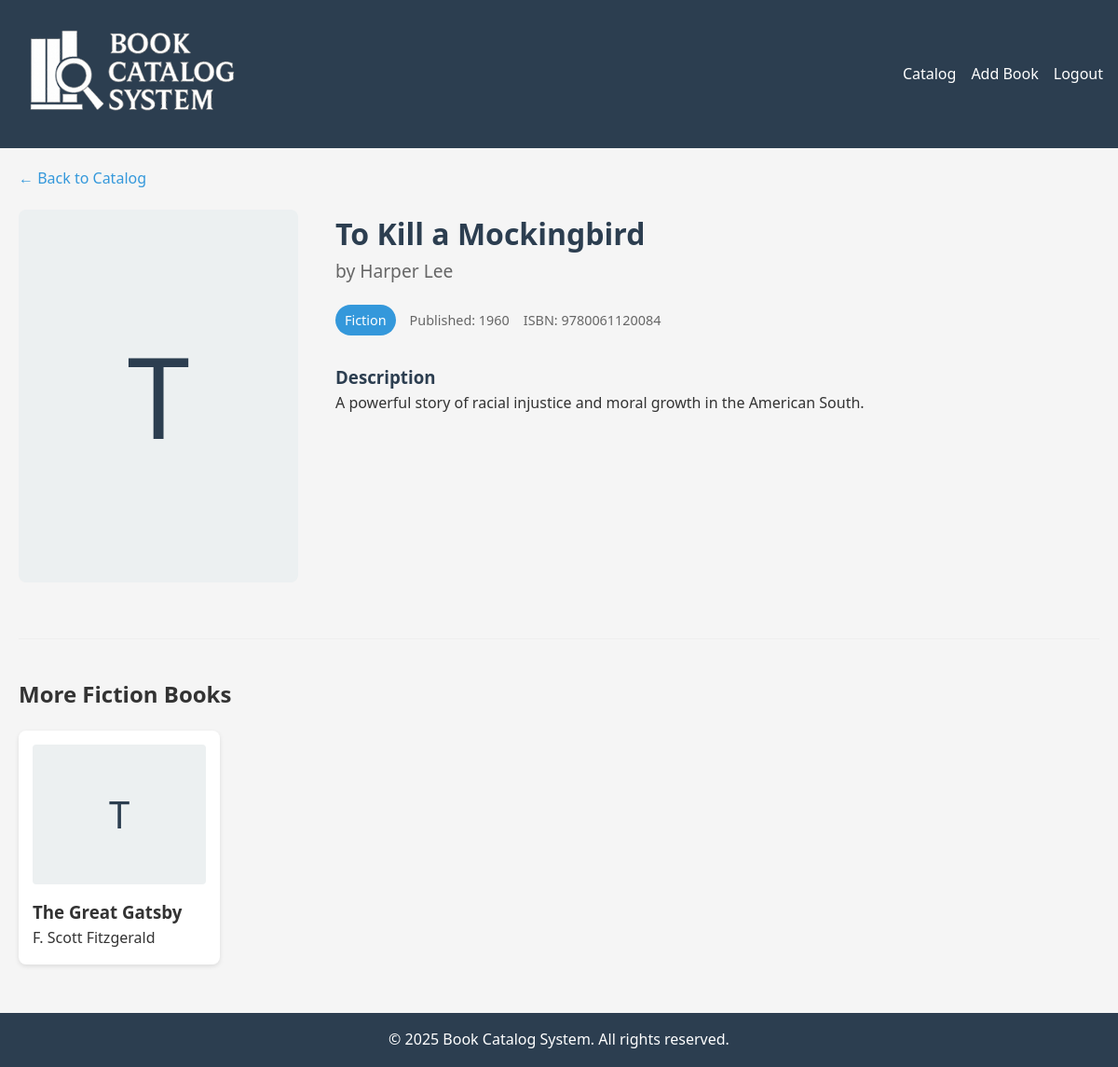
Screenshot of /pages/view_book.php?id=2 (signed in) with the database file from the repository.
### tables this page shows
CREATE TABLE `books` (
  `book_id` int(11) NOT NULL,
  `title` varchar(255) NOT NULL,
  `author` varchar(255) NOT NULL,
  `isbn` varchar(20) DEFAULT NULL,
  `publication_year` int(11) DEFAULT NULL,
  `genre` varchar(100) DEFAULT NULL,
  `description` text DEFAULT NULL,
  `added_by` int(11) DEFAULT NULL
);

### pages/view_book.php (the view, shortened to what this page needs)
<?php
require_once __DIR__ . '/../server/db_connect.php';
$bookId = $_GET['id'] ?? null;
try {
    $stmt = $pdo->prepare("SELECT * FROM books WHERE book_id = ?");
    $stmt->execute([$bookId]);
    $book = $stmt->fetch(PDO::FETCH_ASSOC);
    $relatedStmt = $pdo->prepare("
        SELECT * FROM books
        WHERE genre = ? AND book_id != ?
        ORDER BY RAND() LIMIT 3
    ");
    $relatedStmt->execute([$book['genre'], $bookId]);
    $relatedBooks = $relatedStmt->fetchAll(PDO::FETCH_ASSOC);
} catch (PDOException $e) {
    die("Database error: " . $e->getMessage());
}
include __DIR__ . '/../includes/header.php';
?>
<div class="book-detail-container">
    <a href="catalog.php" class="back-link">← Back to Catalog</a>
    <div class="book-main">
        <div class="book-cover">
            <div class="cover-placeholder">
                <?= substr($book['title'], 0, 1) ?>
            </div>
        </div>
        <div class="book-info">
            <h1><?= htmlspecialchars($book['title']) ?></h1>
            <p class="book-author">by <?= htmlspecialchars($book['author']) ?></p>
            <div class="book-meta">
                <?php if (!empty($book['genre'])): ?>
                    <span class="genre-badge"><?= htmlspecialchars($book['genre']) ?></span>
                <?php endif; ?>
                <?php if (!empty($book['publication_year'])): ?>
                    <span class="year">Published: <?= htmlspecialchars($book['publication_year']) ?></span>
                <?php endif; ?>
                <?php if (!empty($book['isbn'])): ?>
                    <span class="isbn">ISBN: <?= htmlspecialchars($book['isbn']) ?></span>
                <?php endif; ?>
            </div>
            <?php if (!empty($book['description'])): ?>
                <div class="book-description">
                    <h3>Description</h3>
                    <p><?= nl2br(htmlspecialchars($book['description'])) ?></p>
                </div>
            <?php endif; ?>
        </div>
    </div>
    <?php if (!empty($relatedBooks)): ?>
        <div class="related-books">
            <h2>More <?= htmlspecialchars($book['genre']) ?> Books</h2>
            <div class="related-list">
                <?php foreach ($relatedBooks as $related): ?>
                    <div class="related-book">
                        <a href="view_book.php?id=<?= $related['book_id'] ?>">
                            <div class="related-cover">
                                <?= substr($related['title'], 0, 1) ?>
                            </div>
                            <h3><?= htmlspecialchars($related['title']) ?></h3>
                            <p><?= htmlspecialchars($related['author']) ?></p>
                        </a>
                    </div>
                <?php endforeach; ?>
            </div>
        </div>
    <?php endif; ?>
</div>
<?php include __DIR__ . '/../includes/footer.php'; ?>

### css/styles.css (style rules this page uses)
:root { --primary-color: #3498db; --secondary-color: #2980b9; --accent-color: #e74c3c; --light-color: #ecf0f1; --dark-color: #2c3e50; --success-color: #2ecc71; --warning-color: #f39c12; --error-color: #e74c3c; }
* { margin: 0; padding: 0; box-sizing: border-box; font-family: 'Segoe UI', Tahoma, Geneva, Verdana, sans-serif; }
body { background-color: #f5f5f5; color: #333; line-height: 1.6; }
a { text-decoration: none; color: var(--primary-color); }
.book-detail-container { max-width: 1200px; margin: 0 auto; padding: 20px; }
.back-link { display: inline-block; margin-bottom: 20px; color: var(--primary-color); text-decoration: none; font-size: 1rem; }
.book-main { display: flex; gap: 40px; margin-bottom: 40px; }
.book-cover { flex: 0 0 300px; }
.cover-placeholder { width: 100%; height: 400px; background: var(--light-color); display: flex; align-items: center; justify-content: center; font-size: 120px; color: var(--dark-color); border-radius: 8px; }
.book-info { flex: 1; }
.book-info h1 { margin-top: 0; color: var(--dark-color); }
.book-author { font-size: 1.2rem; color: #666; margin-bottom: 20px; }
.book-meta { display: flex; gap: 15px; flex-wrap: wrap; margin-bottom: 30px; }
.genre-badge { background: var(--primary-color); color: white; padding: 5px 10px; border-radius: 20px; font-size: 0.9rem; }
.year, .isbn { color: #666; font-size: 0.9rem; display: flex; align-items: center; }
.book-description { margin-top: 30px; }
.book-description h3 { margin-top: 0; color: var(--dark-color); }
.related-books { margin-top: 60px; border-top: 1px solid #eee; padding-top: 40px; }
.related-books h2 { margin-top: 0; }
.related-list { display: grid; grid-template-columns: repeat(auto-fill, minmax(200px, 1fr)); gap: 20px; margin-top: 20px; }
.related-book { background: white; padding: 15px; border-radius: 8px; box-shadow: 0 2px 5px rgba(0,0,0,0.1); transition: transform 0.3s; }
.related-book a { text-decoration: none; color: inherit; }
.related-cover { width: 100%; height: 150px; background: var(--light-color); display: flex; align-items: center; justify-content: center; font-size: 40px; color: var(--dark-color); margin-bottom: 15px; border-radius: 4px; }

### rows the page displays
books: title "T", title "To Kill a Mockingbird", author "Harper Lee", genre "Fiction", publication_year "1960", isbn "9780061120084", description "A powerful story of racial injustice and moral growth in the American South."
books: title "T", title "The Great Gatsby", author "F. Scott Fitzgerald"
